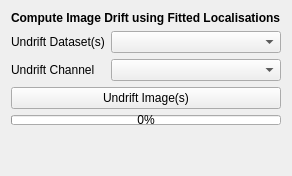
         <widget class="QWidget" name="tab_18">
          <attribute name="title">
           <string>Undirft</string>
          </attribute>
          <layout class="QVBoxLayout" name="verticalLayout_4">
           <item>
            <widget class="QLabel" name="label_10">
             <property name="font">
              <font>
               <weight>75</weight>
               <bold>true</bold>
              </font>
             </property>
             <property name="text">
              <string>Compute Image Drift using Fitted Localisations</string>
             </property>
            </widget>
           </item>
           <item>
            <layout class="QFormLayout" name="formLayout_4">
             <item row="0" column="0">
              <widget class="QLabel" name="label_46">
               <property name="text">
                <string>Undrift Dataset(s)</string>
               </property>
              </widget>
             </item>
             <item row="0" column="1">
              <widget class="QComboBox" name="undrift_dataset_selector"/>
             </item>
             <item row="1" column="0">
              <widget class="QLabel" name="label_15">
               <property name="text">
                <string>Undrift Channel</string>
               </property>
              </widget>
             </item>
             <item row="1" column="1">
              <widget class="QComboBox" name="undrift_channel_selector"/>
             </item>
            </layout>
           </item>
           <item>
            <widget class="QPushButton" name="picasso_undrift">
             <property name="text">
              <string>Undrift Image(s)</string>
             </property>
            </widget>
           </item>
           <item>
            <widget class="QProgressBar" name="undrift_progressbar">
             <property name="maximumSize">
              <size>
               <width>16777215</width>
               <height>10</height>
              </size>
             </property>
             <property name="value">
              <number>0</number>
             </property>
            </widget>
           </item>
           <item>
            <spacer name="verticalSpacer_3">
             <property name="orientation">
              <enum>Qt::Vertical</enum>
             </property>
             <property name="sizeHint" stdset="0">
              <size>
               <width>20</width>
               <height>40</height>
              </size>
             </property>
            </spacer>
           </item>
          </layout>
         </widget>
